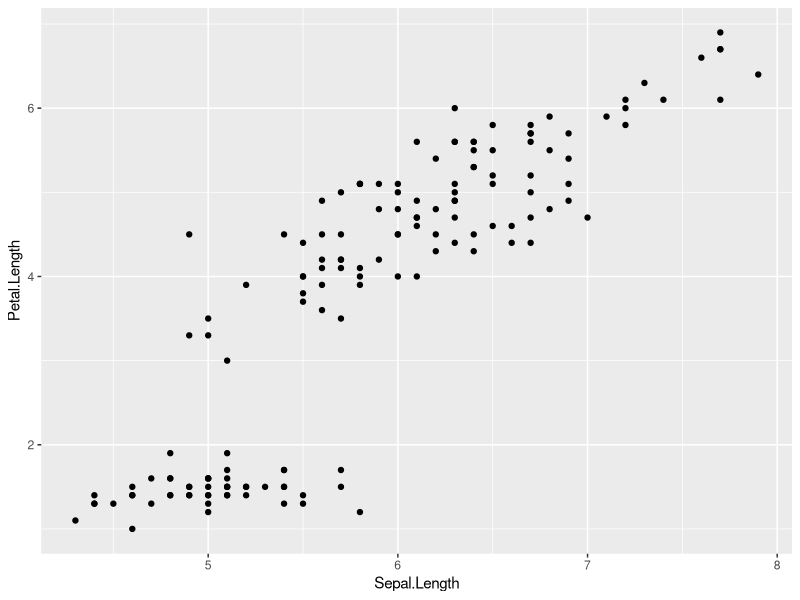
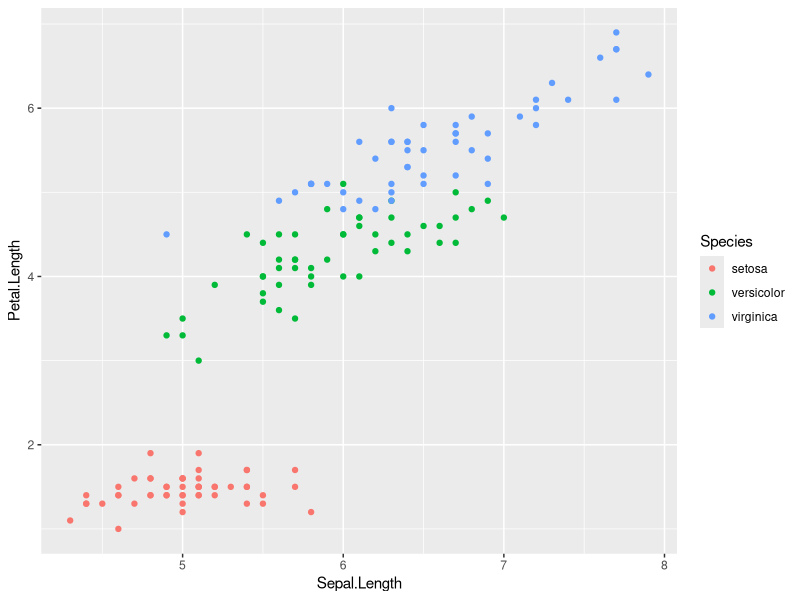
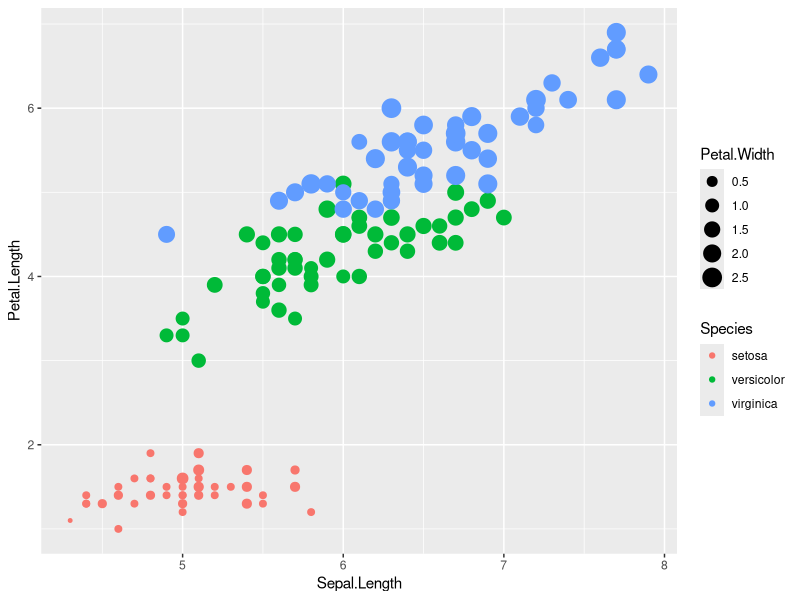
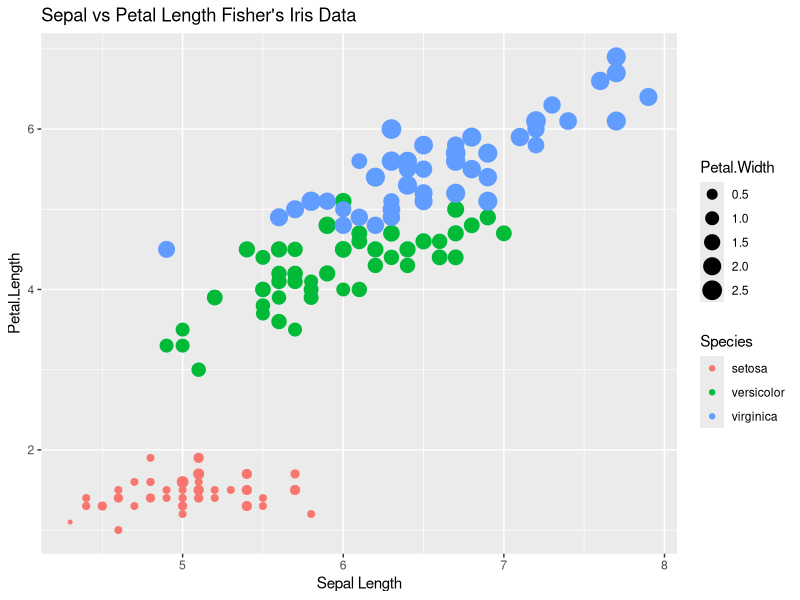
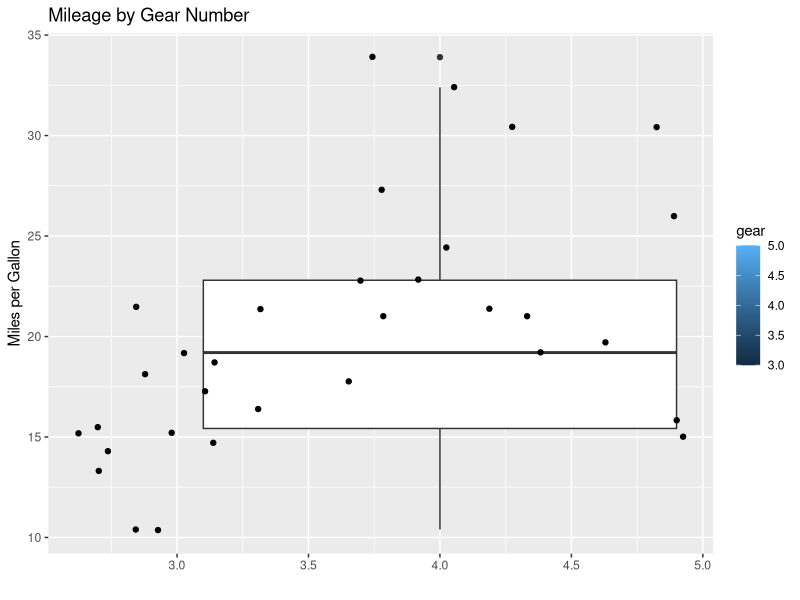
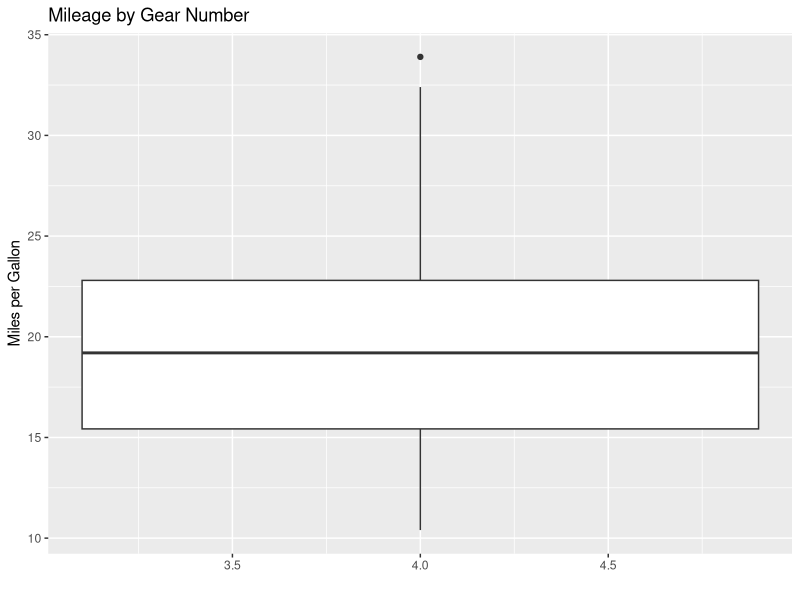
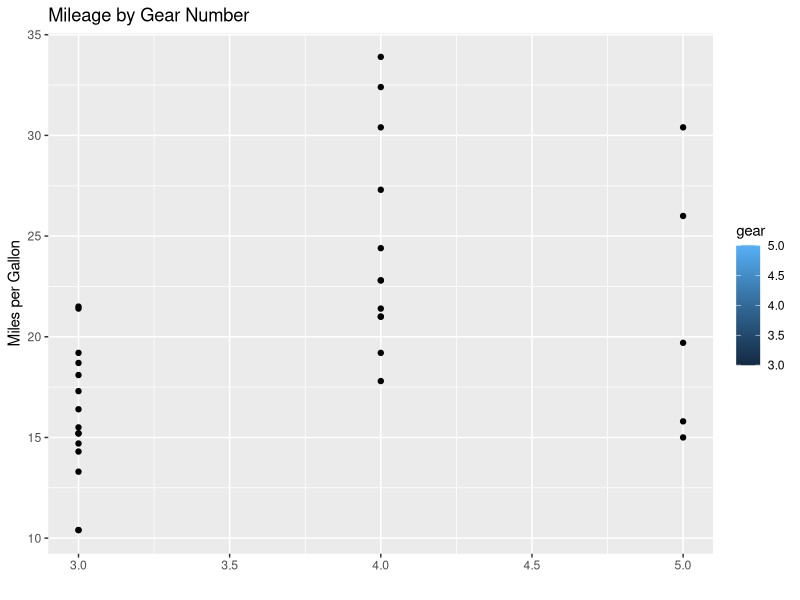
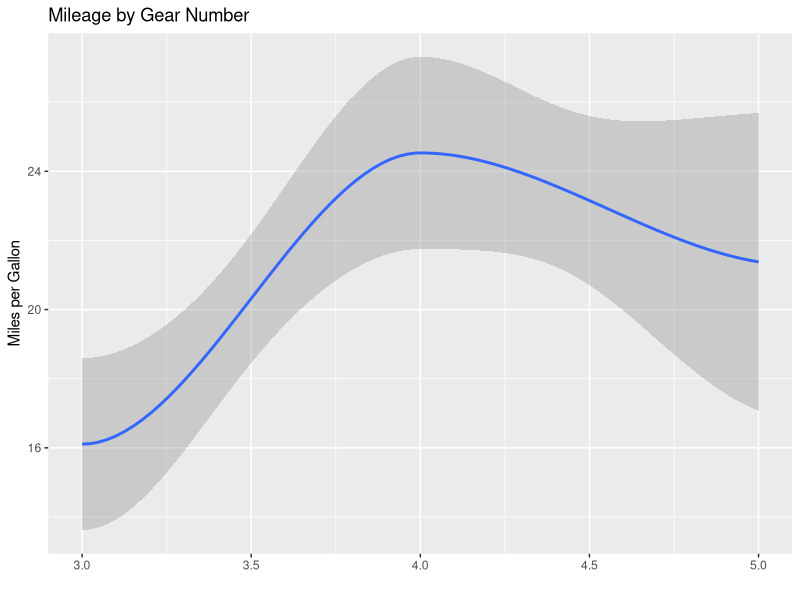

These figures' R source, in order:
install.packages("ggplot2")

library(ggplot2)

qplot(Sepal.Length, Petal.Length, dat=iris)

#Add color
qplot(Sepal.Length, Petal.Length, dat=iris, color=Species)


#Add size
qplot(Sepal.Length, Petal.Length, dat=iris, color=Species, size=Petal.Width)

#Add labels
qplot(Sepal.Length, Petal.Length, dat=iris, color=Species, size=Petal.Width, xlab="Sepal Length", ylsb="Petsl Length", main="Sepal vs Petal Length Fisher's Iris Data")


#Boxplot

qplot(gear,mpg,data=mtcars, geom=c("boxplot", "jitter"), fill=gear, main="Mileage by Gear Number", xlab="", ylab="Miles per Gallon")

#Omitting jitter
qplot(gear,mpg,data=mtcars, geom=c("boxplot"), fill=gear, main="Mileage by Gear Number", xlab="", ylab="Miles per Gallon")

#Exploring geom attribute
qplot(gear,mpg,data=mtcars, geom=c("point"), fill=gear, main="Mileage by Gear Number", xlab="", ylab="Miles per Gallon")

qplot(gear,mpg,data=mtcars, geom=c("smooth"), fill=gear, main="Mileage by Gear Number", xlab="", ylab="Miles per Gallon")

qplot(gear,mpg,data=mtcars, geom=c("smooth", "jitter"), fill=gear, main="Mileage by Gear Number", xlab="", ylab="Miles per Gallon")

qplot(gear,mpg,data=mtcars, geom=c("line", "smooth"), fill=gear, main="Mileage by Gear Number", xlab="", ylab="Miles per Gallon")

qplot(gear,mpg,data=mtcars, geom=c("jitter"), fill=gear, main="Mileage by Gear Number", xlab="", ylab="Miles per Gallon")


# Just exploring various options in ggplot2
ggplot(mtcars, aes(x = mtcars$mpg)) + geom_histogram()

#defining binwidth (large bins)
ggplot(mtcars, aes(x = mtcars$mpg)) + geom_histogram(binwidth=2)

# defining small bins
ggplot(mtcars, aes(x = mtcars$mpg)) + geom_histogram(binwidth=0.1)



ggplot(mtcars, aes(x = mtcars$mpg)) + geom_density(fill="darkgrey")



# Violin plots
p <- ggplot(mpg, aes(x=factor(cyl), y=hwy, fill=factor(cyl)))
p + geom_violin(scale = "width")  

p + geom_violin(scale = "width") + geom_point(size=2, position="jitter")


#Scatter plot


gg <- ggplot(midwest, aes(x=area, y=poptotal)) + 
  geom_point(aes(col=state, size=popdensity)) + 
  geom_smooth(method="loess", se=F) + 
  xlim(c(0, 0.1)) + 
  ylim(c(0, 500000)) + 
  labs(subtitle="Area Vs Population", 
       y="Population", 
       x="Area", 
       title="Scatterplot", 
       caption = "Source: midwest")

plot(gg)



pd <- ggplot(data = diamonds, aes(carat, price))
pd + geom_point()

pd+ geom_point(alpha=0.2)



qplot(mpg, data=mtcars, geom="density", fill=gear, alpha=I(.5), 
      main="Distribution of Gas Milage", xlab="Miles Per Gallon", 
      ylab="Density")


# Separate regressions of mpg on weight for each number of cylinders
qplot(wt, mpg, data=mtcars, geom=c("point", "smooth"), 
      method="lm", formula=y~x, color=cyl, 
      main="Regression of MPG on Weight", 
      xlab="Weight", ylab="Miles per Gallon")


p <- ggplot(mtcars, aes(x = hp, y = mpg)) + geom_point()

p + stat_smooth(method = "lm", formula = y ~ x, size = 1)


p + stat_smooth(method = "lm", formula = y ~ x + I(x^2), size = 1)

require(mgcv)
p + stat_smooth(method = "gam", formula = y ~ s(x), size = 1)

p + stat_smooth(method = "gam", formula = y ~ s(x, k = 3), size = 1)


## if we wanted the points coloured, but not separate lines there are two
## options---force stat_smooth() to have one group
ggplot(mtcars, aes(x = hp, y = mpg, colour = factor(vs))) + geom_point() +
  stat_smooth(aes(group = 1), method = "lm", formula = y ~ x, se = FALSE)

## or only add colour to the points, not in the global ggplot() call
ggplot(mtcars, aes(x = hp, y = mpg)) + geom_point(aes(colour = factor(vs))) +
  stat_smooth(method = "lm", formula = y ~ x, se = FALSE)